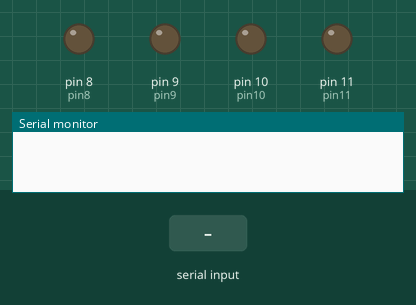
This sketch was run on a simulated Arduino Uno, built with avr-gcc and run on an emulated ATmega328P. Shown: output pins drawn as LEDs (lit = HIGH), the last lines printed to the serial monitor. The test bench sets the inputs (shaded band). Random numbers use the default seed unless the sketch sets one.

Above: at 1.2 s.
1.3 s: "1\n" received over Serial
At 1.8 s:
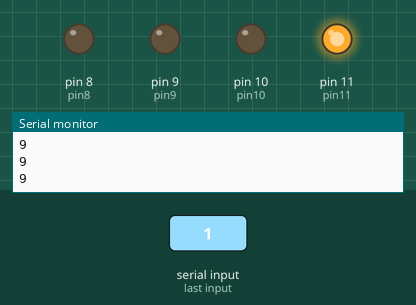
Timing chart, 0 to 4.3 s (numbered marks = the images above; inputs shaded):
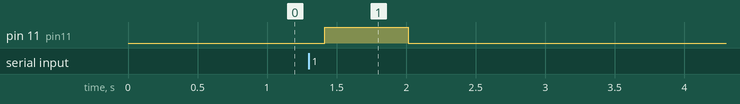

The sketch:

simon.ino
```cpp
const int pins[] = {8, 9, 10, 11};  // Array for pin numbers

const int pin8 = 8;
const int pin9 = 9;
const int pin10 = 10;
const int pin11 = 11;

void setup() {
  // Initialize serial communication and pin modes
  Serial.begin(9600);
  pinMode(pin8, OUTPUT);
  pinMode(pin9, OUTPUT);
  pinMode(pin10, OUTPUT);
  pinMode(pin11, OUTPUT);
}

void turnOnPins() {
  // Set all pins to HIGH
  for (int i = 0; i < 4; i++) {
    digitalWrite(pins[i], HIGH);
  }
}

void turnOffPins() {
  // Set all pins to LOW
  for (int i = 0; i < 4; i++) {
    digitalWrite(pins[i], LOW);
  }
}

void loop() {
  // Main game loop
  bool signalReceived = false;

  // Wait for signal or serial input
  while (!signalReceived) {
    for (int i = 0; i < 4; i++) {
      if (digitalRead(pins[i]) == HIGH) {
        Serial.print("Pin ");
        Serial.print(pins[i]);
        Serial.println("Received a HIGH signal.");
        signalReceived = true;
        turnOnPins();
        delay(2000);
        turnOffPins();
        break;
      }
    }

    if (Serial.available() > 0) {
      Serial.read();  // Consume input
      Serial.println("Key pressed via Serial. Continuing...");
      signalReceived = true;
      break;
    }

    delay(30); // Wait briefly
  }

  // Print elapsed time
  Serial.print("Time: ");
  Serial.print(millis());

  // Generate random pin sequence
  randomSeed(millis());
  int pos[30];
  for (int i = 0; i < 30; i++) {
    pos[i] = random(8,12);
    Serial.println(pos[i]);
  }

  int speed = 600;  // Initial speed

  // Game sequence
  for (int i = 0; i < 30; i++) {
    // Show pattern up to the current round
    for (int j = 0; j <= i; j++) {
      digitalWrite(pos[j], HIGH);
      delay(speed);
      digitalWrite(pos[j], LOW);
      delay(speed / 1.5);
    }

    // Verify user input
    for (int k = 0; k <= i; k++) {
      bool validInput = false;

      while (!validInput) {
        // Check if the correct button is pressed
        if (digitalRead(pin8) == HIGH && pos[k] == 8) {
          Serial.println("True");
          while (digitalRead(pin8) == HIGH) {
            delay(30);
          }
          validInput = true;
        } else if (digitalRead(pin9) == HIGH && pos[k] == 9) {
          Serial.println("True");
          while (digitalRead(pin9) == HIGH) {
            delay(20);
          }
          validInput = true;
        } else if (digitalRead(pin10) == HIGH && pos[k] == 10) {
          Serial.println("True");
          while (digitalRead(pin10) == HIGH) {
            delay(20);
          }
          validInput = true;
        } else if (digitalRead(pin11) == HIGH && pos[k] == 11) {
          Serial.println("True");
          while (digitalRead(pin11) == HIGH) {
            delay(20);
          }
          validInput = true;
        } else if (digitalRead(pin8) == HIGH || digitalRead(pin9) == HIGH || digitalRead(pin10) == HIGH || digitalRead(pin11) == HIGH) {
          speed = 600; // Initial value
          Serial.println("Game Over");
          return;  // Exit if wrong input
        }

        delay(40); // Debounce
      }
    }
    speed -= 35; // Increase difficulty
    delay(800);  // Pause between rounds
  }
}
```

Measured:
- after the input at 1.3 s, pin 11 (pin11): LOW → HIGH after 0.12 s, → LOW 0.60 s later
